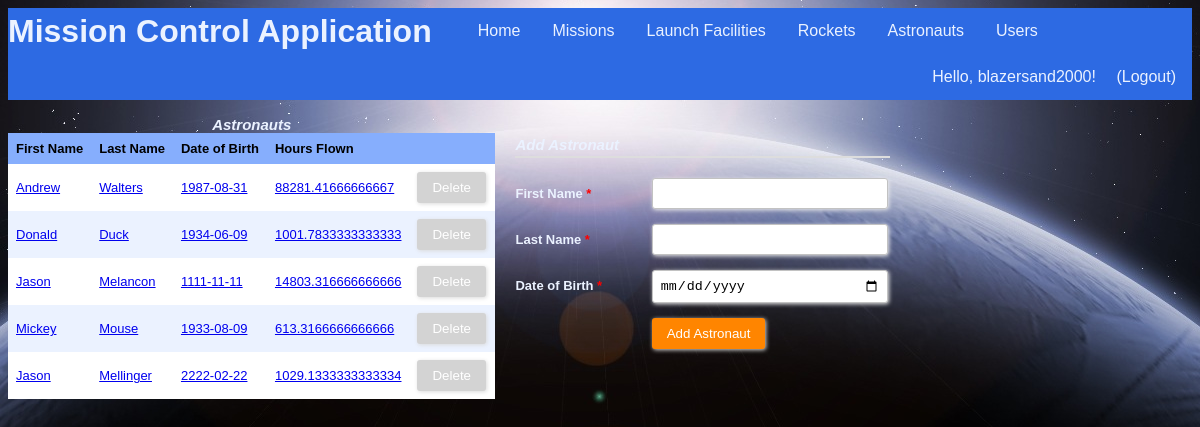
The page /astronauts (signed in) on the database its author committed.
### tables this page shows
CREATE TABLE "Users" (
	`uid`	INTEGER NOT NULL PRIMARY KEY AUTOINCREMENT,
	`firstName`	TEXT NOT NULL,
	`lastName`	TEXT NOT NULL,
	`username`	TEXT NOT NULL UNIQUE,
	`password`	TEXT NOT NULL,
	`regTime`	TEXT NOT NULL,
	`lastLoginTime`	TEXT
);

CREATE TABLE "Astronauts" (
	`aid`	INTEGER NOT NULL PRIMARY KEY AUTOINCREMENT,
	`firstName`	TEXT NOT NULL,
	`lastName`	TEXT NOT NULL,
	`dob`	TEXT NOT NULL
);

### app.py (the view, shortened to what this page needs)
@app.route("/astronauts", methods=["GET", "POST"])
@login_required
def showAstronauts():
    conn = sqlite3.connect(dbPath)
    conn.row_factory = sqlite3.Row
    c = conn.cursor()
    c.execute("SELECT aid, A.aid IN (SELECT aid FROM Crew) AS cannotDelete, firstName, lastName, dob, (SELECT SUM((strftime('%s',M.landTime) - strftime('%s',M.launchTime))/3600.0) FROM Mission M, Crew C WHERE M.mid = C.mid AND C.aid = A.aid) AS hoursFlown FROM Astronauts A")
    results = c.fetchall()
    formInputs = [['firstName', 'text', 'First Name', []], ['lastName', 'text', 'Last Name', []], ['dob', 'date', 'Date of Birth', []]]
    conn.commit()
    conn.close()
    return render_template("astronauts.html", headers=("First Name","Last Name","Date of Birth","Hours Flown"), rows=results, inputs=formInputs)

### app.py (called while the page is built)
@login_manager.user_loader
def load_user(username):
    userRecord = DBgetUser(username)
    if userRecord:
        return User(userRecord["username"], userRecord["password"])
    return None

def DBgetUser(username):
    conn = sqlite3.connect(dbPath)
    conn.row_factory = sqlite3.Row
    c = conn.cursor()
    c.execute("SELECT * from Users WHERE username = ?", (username,))
    userRecord = c.fetchone()
    conn.close()
    return userRecord

### templates/astronauts.html (shortened to what this page needs)
{% extends "main_template.html" %}
{% from 'macros.html' import GenerateTable, GenerateFormToAddEntry %}
{% block body %}
<section style="float:left">
	{{ GenerateTable('Astronauts', headers, rows, 'aid') }}
</section>
<section style="float:left">
	{{ GenerateFormToAddEntry('Add Astronaut', inputs) }}
</section>
{% endblock %}

### templates/main_template.html (shortened to what this page needs)
<!DOCTYPE html>
<html>
	<head>
		<link rel="stylesheet" type= "text/css" href="{{ url_for('static', filename='styles.css') }}">
	</head>
	<body>
		<header>
			<ul class="nav">
				<h1 class="nav">Mission Control Application</h1>
				<li class="nav"><a class="nav" href="{{ url_for('index') }}">Home</a></li>
				{% if current_user.is_authenticated %}
				<li class="nav"><a class="nav" href="{{ url_for('showMissions') }}">Missions</a></li>
				<li class="nav"><a class="nav" href="{{ url_for('showFacilities') }}">Launch Facilities</a></li>
				<li class="nav"><a class="nav" href="{{ url_for('showRockets') }}">Rockets</a></li>
				<li class="nav"><a class="nav" href="{{ url_for('showAstronauts') }}">Astronauts</a></li>
				<li class="nav"><a class="nav" href="{{ url_for('showUsers') }}">Users</a></li>
				{% endif %}
				<div class="user-greeting">
					{% if current_user.is_authenticated %}
  						Hello, {{ current_user.id }}!    <a class="nav" href="{{ url_for('showLogout') }}">(Logout)</a>
					{% else %}
						Hello, guest!    <a class="nav" href="{{ url_for('showLogin') }}">Login</a><a class="nav" href="{{ url_for('showSignup') }}">Sign Up</a>
					{% endif %}
				</div>
			</ul>
		</header>
		{% block body %}{% endblock %}
	</body>
</html>

### templates/macros.html (shortened to what this page needs)
{% macro GenerateTable(title, headers, rows, keyName) %}
	{% if rows %}
		<table>
			<caption>
				{{title}}
			</caption>
			<tr>
				{% for header in headers %}
				<th>{{header}}</th>
				{% endfor %}
				<th/>
			</tr>
			{% for row in rows %}
			<tr id ="{{row[keyName]}}">
				{% for value in row %}
					{% if loop.index0 > 1 %}
						<td>
							{% if title == "Astronauts" %}
								<a href="{{ url_for('showAstronautInfo', aid = row[keyName]) }}">{{value|safe}}</a>
							{% else %}
								{{value|safe}}
							{% endif %}
						</td>
					{% endif %}
				{% endfor %}
				{% if row[1] == 1 %}
					{% set disabled = 'disabled' %}
				{% else %}
					{% set disabled = '' %}
				{% endif %}
				<td>
					<div class="form-style-2" style="width:70px; padding: 0px 0px 0px 0px;">
						<form method="post">
							<input type="submit" value="Delete" name="delete.{{ row[0] }}" {{disabled}}/>
						</form>
					</div>
				</td>
			</tr>
			{% endfor %}
		</table>
	{% else %}
		No records found!
	{% endif %}
{% endmacro %}
{% macro GenerateFormToAddEntry(submitButtonText, inputs) %}
	<div class="form-style-2">
	<div class="form-style-2-heading">{{submitButtonText}}</div>
	<form method="post">
		{% for fieldName, fieldType, fieldLabel, optionalValues in inputs %}
			{% if fieldType == 'text' %}
				<label for="{{fieldName}}"><span>{{fieldLabel}} <span class="required">*</span></span><input type="text" class="input-field" name="{{fieldName}}" required/></label>
			{% elif fieldType == 'password' %}
				<label for="{{fieldName}}"><span>{{fieldLabel}} <span class="required">*</span></span><input type="password" class="input-field" name="{{fieldName}}" required/></label>
			{% elif fieldType == 'number' %}
				<label for="{{fieldName}}"><span>{{fieldLabel}} <span class="required">*</span></span><input type="number" class="input-field" name="{{fieldName}}" required/></label>
			{% elif fieldType == 'selectmultiple' %}
				<label for="{{fieldName}}"><span>{{fieldLabel}} <span class="required">*</span></span><select multiple name="{{fieldName}}" class="select-field" required>
				{% for id, displayName in optionalValues %}
					<option value="{{id}}">{{displayName}}</option>
				{% endfor %}
				</select></label>
			{% elif fieldType == 'datetime' %}
				<label for="{{fieldName}}"><span>{{fieldLabel}} <span class="required">*</span></span><input type="datetime-local" class="input-field" name="{{fieldName}}" id="{{optionalValues[0]}}" onchange="changeEnd()" required></label>
			{% elif fieldType == 'date' %}
				<label for="{{fieldName}}"><span>{{fieldLabel}} <span class="required">*</span></span><input type="date" class="input-field" name="{{fieldName}}" required></label>
			{% endif %}
		{% endfor %}
		<label><span>&nbsp;</span><input type="submit" value="{{submitButtonText}}"/></label>
	</form>
	</div>
{% endmacro %}

### static/styles.css (style rules this page uses)
:root { --light-blue: #EBF2FF; --medium-blue: #86AEFD; --dark-blue: #2D6AE3; }
ul.nav { list-style-type: none; text-align: center; display: block; margin: 0; padding: 0; overflow: hidden; background-color: var(--dark-blue); }
li.nav { float: left; }
a.nav { display: inline-block; color: var(--light-blue); text-align: center; padding: 14px 16px; text-decoration: none; font-family: "Trebuchet MS", Helvetica, sans-serif; }
h1.nav { float: left; margin: 0; padding: 5px 30px 0px 0px; font-family: "Trebuchet MS", Helvetica, sans-serif; color: var(--light-blue); vertical-align: bottom; }
.user-greeting { float: right; list-style-type: none; text-align: center; margin: 0; overflow: hidden; background-color: var(--dark-blue); text-align: center; vertical-align: center; text-decoration: none; font-family: "Trebuchet MS", Helvetica, sans-serif; color: var(--light-blue); }
table { border-collapse: collapse; width: 100%; table-layout: auto; }
th, td { text-align: left; padding: 8px; font: 13px Arial, Helvetica, sans-serif; }
caption { font: 13px Arial, Helvetica, sans-serif; font-weight: bold; font-style: italic; font-size: 15px; color: var(--light-blue); }
tr { background-color: var(--light-blue) }
tr:nth-child(even) { background-color: white }
th { background-color: var(--medium-blue); font-weight: bold; }
.form-style-2 { width: 375px; max-width: 650px; padding: 20px 12px 10px 20px; font: 13px Arial, Helvetica, sans-serif; color: var(--light-blue); }
.form-style-2-heading { font-weight: bold; font-style: italic; border-bottom: 2px solid #ddd; margin-bottom: 20px; font-size: 15px; padding-bottom: 3px; }
.form-style-2 label { display: block; margin: 0px 0px 15px 0px; }
.form-style-2 label > span { width: 35%; font-weight: bold; float: left; padding-top: 8px; padding-right: 5px; }
.form-style-2 span.required { color:red; }
.form-style-2 input.input-field { width: 63%; }
.form-style-2 input.input-field, .form-style-2 .tel-number-field, .form-style-2 .textarea-field, .form-style-2 .select-field { box-sizing: border-box; -webkit-box-sizing: border-box; -moz-box-sizing: border-box; border: 1px solid #C2C2C2; box-shadow: 1px 1px 4px #EBEBEB; -moz-box-shadow: 1px 1px 4px #EBEBEB; -webkit-box-shadow: 1px 1px 4px #EBEBEB; border-radius: 3px; -webkit-border-radius: 3px; -moz-border-radius: 3px; padding: 7px; outline: none; }
.form-style-2 input[type=submit], .form-style-2 input[type=button] { border: none; padding: 8px 15px 8px 15px; background: #FF8500; color: #fff; box-shadow: 1px 1px 4px #DADADA; -moz-box-shadow: 1px 1px 4px #DADADA; -webkit-box-shadow: 1px 1px 4px #DADADA; border-radius: 3px; -webkit-border-radius: 3px; -moz-border-radius: 3px; }
.form-style-2 input[type=submit]:disabled, .form-style-2 input[type=button]:disabled { background: lightgray; color: #fff; }

### rows shown on the page
Users: id "blazersand2000"
Astronauts: firstName "Andrew", lastName "Walters", dob "1987-08-31", row "88281.41666666667"
Astronauts: firstName "Donald", lastName "Duck", dob "1934-06-09", row "1001.7833333333333"
Astronauts: firstName "Jason", lastName "Melancon", dob "1111-11-11", row "14803.316666666666"
Astronauts: firstName "Mickey", lastName "Mouse", dob "1933-08-09", row "613.3166666666666"
Astronauts: firstName "Jason", lastName "Mellinger", dob "2222-02-22", row "1029.1333333333334"

### other values the page prints
{{ title }} "Astronauts"
{{ header }} "First Name" "Last Name" "Date of Birth" "Hours Flown"
{{ submitButtonText }} "Add Astronaut"
{{ fieldLabel }} "First Name" "Last Name"
{{ fieldLabel }} "Date of Birth"
